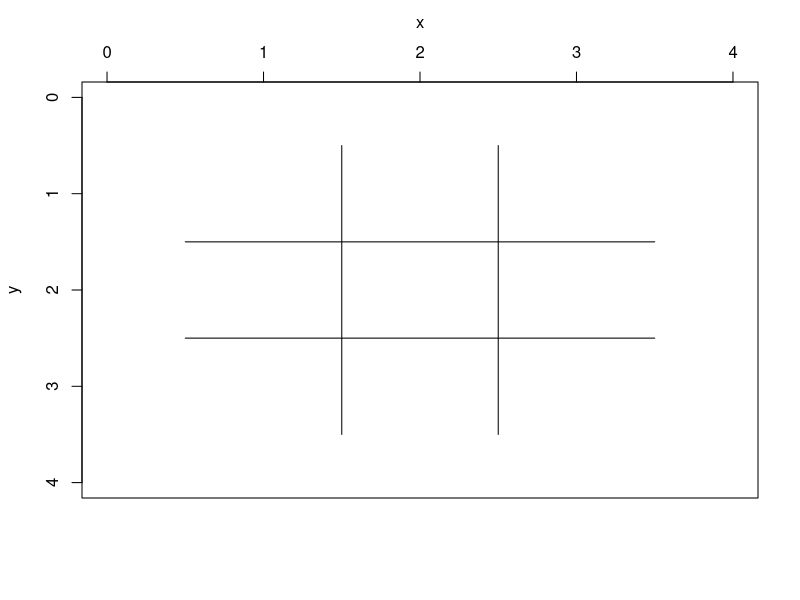

Source code (R): (Note: this script raises an error after producing the figure.)
# 1. Draw a tic-tac-toe board.
# 2. Add the playing loop and switch the players.
# 3. Add click-to-play.
# 4. Add check for a win.

rm(list=ls()) #initialization

won = function(board, player, debug = FALSE) { # The current player wins?
                                               #  input:   board - the current board 
                                               #          player - the current player
                                               #           debug - debugging/normal mode 
                                               #                 - with/without printing the board
                                               # output:    TRUE - The current player wins and the game is over.
                                               #           FALSE - No winner and keep going.
  if (debug) { #d ebugging mode
    cat(sep = "", "player = ", player, ", board = ", "\n") # print all the parameters as input
    print(board)
  }
  
  return(
         all(        board[ , 1] == player) | # check columns 1-3
         all(        board[ , 2] == player) |
         all(        board[ , 3] == player) |
         all(        board[1,  ] == player) | # check rows 1-3
         all(        board[2,  ] == player) |
         all(        board[3,  ] == player) |
         all(        diag(board) == player) | # check diagonals
         all(diag(board[3:1,  ]) == player)   # reverse diagonal = diagonal of the reversed matrix
         )
}

test.board = matrix(data = c("X", "O", "E", 
                             "O", "X", "O", 
                             "X", "O", "X"), nrow = 3, ncol = 3, byrow = TRUE) # test win() for the debugging
print(test.board)
stopifnot( won(test.board, "X")) # test the above function with test.board and current player being "X"
stopifnot(!won(test.board, "O")) # test the above function with test.board and current player being "O"

test.board[2, 2] = "O" # test win () with another board for the debugging
print(test.board)
stopifnot(!won(test.board, "X"))
stopifnot( won(test.board, "O"))

# You can try more tests for sure in the same way.



# main program
x = rep(1:3, each = 3)
y = rep(1:3, times = 3)

if (.Platform$OS.type == "windows") windows()

plot(x, y, type = "n", xlab = "", xlim = c(0, 4), ylim = c(4, 0), xaxt = "n"); 
axis(3); mtext(text = "x", side = 3, line = 2.5)
segments(x0 = c(0.5, 0.5, 1.5, 2.5), 
         y0 = c(1.5, 2.5, 0.5, 0.5),
         x1 = c(3.5, 3.5, 1.5, 2.5), 
         y1 = c(1.5, 2.5, 3.5, 3.5))

board = matrix(data = rep("E", times = 9), nrow = 3, ncol = 3)

player = "X"
for (i in 1:9) {
  index = identify(x, y, n = 1, plot = FALSE, tolerance = 0.8) # plot = FALSE: hide the index
                                                               # enlarge the tolerance to remove annoying warnings

  col = x[index]
  row = y[index]
  
  board[row, col] = player
  text(x = col, y = row, labels = player)
  
  cat(sep = "", "i = ", i, ", player = ", player, ", index = ", index,
      ", row = ", row, ", col = ", col, ", board:", "\n")
  print(board)
  
  if (won(board, player, debug = TRUE)) { # already win?
    text(x = 2, y = 1/3, labels = paste(player, " won!"), col = "red") # announce the winner on the top
    break #quit
  }
  
  player = ifelse(test = (player == "X"), yes = "O", no = "X")
}

invisible(readline(prompt="Press [enter] to proceed")) # pause until you press enter
if (.Platform$OS.type == "windows") dev.off() # close the Windows graphics device